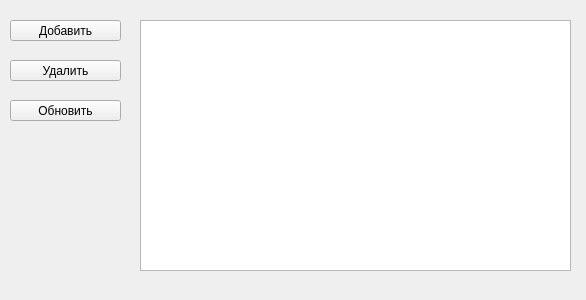
<?xml version="1.0" encoding="UTF-8"?>
<ui version="4.0">
 <class>PostavshikForm</class>
 <widget class="QWidget" name="PostavshikForm">
  <property name="geometry">
   <rect>
    <x>0</x>
    <y>0</y>
    <width>586</width>
    <height>300</height>
   </rect>
  </property>
  <property name="windowTitle">
   <string>Form</string>
  </property>
  <widget class="QTableView" name="tableView">
   <property name="geometry">
    <rect>
     <x>140</x>
     <y>20</y>
     <width>431</width>
     <height>251</height>
    </rect>
   </property>
  </widget>
  <widget class="QPushButton" name="pushButton">
   <property name="geometry">
    <rect>
     <x>10</x>
     <y>20</y>
     <width>111</width>
     <height>21</height>
    </rect>
   </property>
   <property name="text">
    <string>Добавить</string>
   </property>
  </widget>
  <widget class="QPushButton" name="pushButton_3">
   <property name="geometry">
    <rect>
     <x>10</x>
     <y>100</y>
     <width>111</width>
     <height>21</height>
    </rect>
   </property>
   <property name="text">
    <string>Обновить</string>
   </property>
  </widget>
  <widget class="QPushButton" name="pushButton_2">
   <property name="geometry">
    <rect>
     <x>10</x>
     <y>60</y>
     <width>111</width>
     <height>21</height>
    </rect>
   </property>
   <property name="text">
    <string>Удалить</string>
   </property>
  </widget>
 </widget>
 <resources/>
 <connections/>
</ui>
